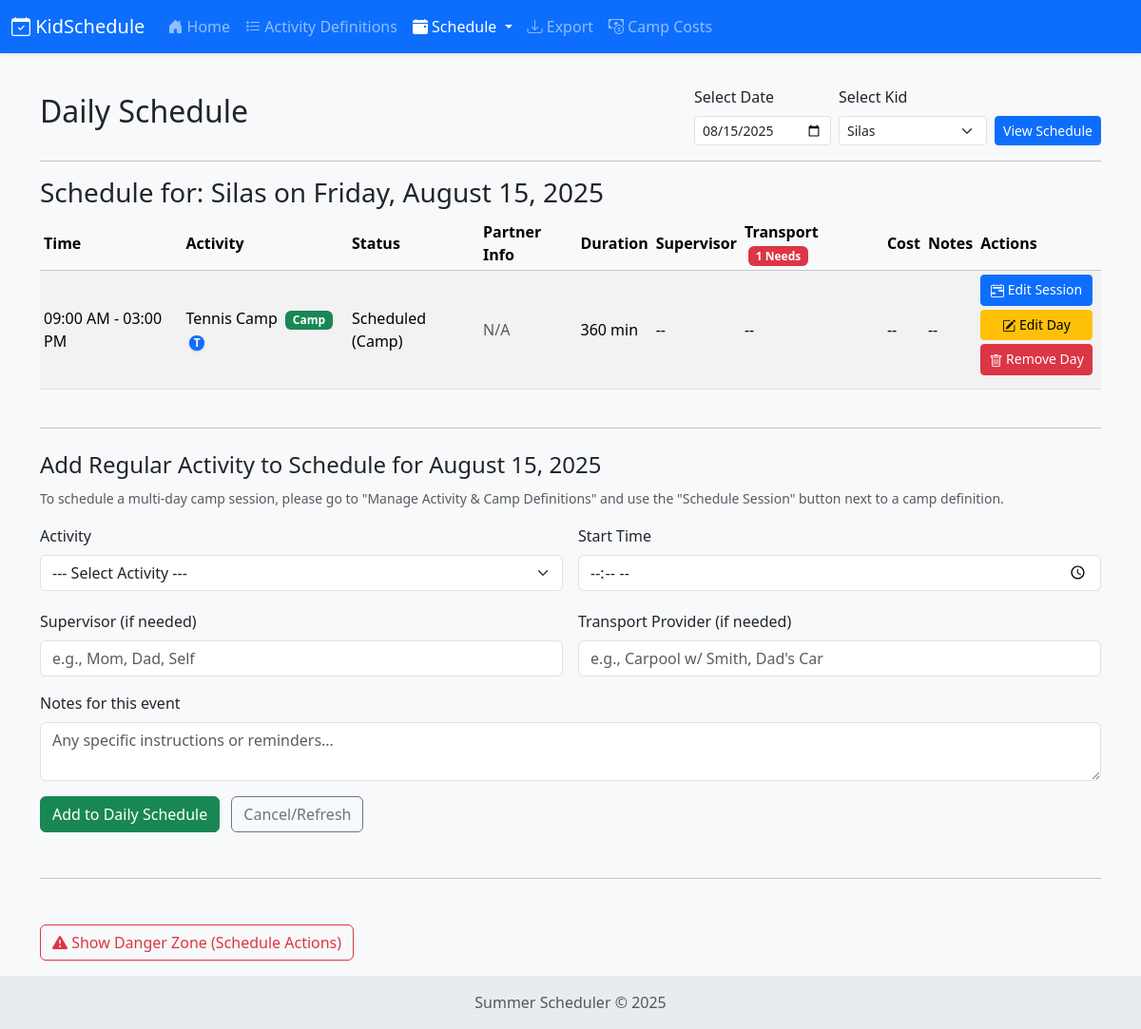
Page /schedule/?date=2025-08-15&kid_id=2 on the committed database.
### app/models.py (models this page shows, shortened)
class Kid(db.Model):
    id = db.Column(db.Integer, primary_key=True)
    name = db.Column(db.String(50), unique=True, nullable=False)
    age = db.Column(db.Integer, nullable=False)
    scheduled_events = db.relationship('ScheduledEvent', backref='kid', lazy='dynamic', cascade="all, delete-orphan")
    def events_needing_supervision_today(self, for_date):
        if not self.scheduled_events: # Should not happen if relationship is defined
            return 0
        count = 0
        for event in self.scheduled_events.filter_by(date=for_date).all():
            if event.activity_details and event.activity_details.requires_supervision and not event.supervisor_assigned:
                count += 1
        return count
    def events_needing_transport_today(self, for_date):
        if not self.scheduled_events:
            return 0
        count = 0
        for event in self.scheduled_events.filter_by(date=for_date).all():
            if event.activity_details and event.activity_details.requires_transportation and not event.transport_provider:
                count += 1
        return count

class Activity(db.Model):
    id = db.Column(db.Integer, primary_key=True)
    name = db.Column(db.String(100), nullable=False, unique=True)
    description = db.Column(db.Text, nullable=True)
    duration_minutes = db.Column(db.Integer, nullable=False, default=60) # Duration in minutes
    requires_supervision = db.Column(db.Boolean, default=False)
    requires_another_person = db.Column(db.Boolean, default=False)
    can_do_alone = db.Column(db.Boolean, default=True)
    requires_transportation = db.Column(db.Boolean, default=False)
    is_camp_activity = db.Column(db.Boolean, default=False, index=True)
    default_camp_cost = db.Column(db.Float, nullable=True)
    default_is_overnight = db.Column(db.Boolean, default=False)
    default_camp_start_time = db.Column(db.Time, nullable=True) # Optional: if camps have a typical start time
    default_camp_end_time = db.Column(db.Time, nullable=True)   # Optional: if camps have a typical end time for a day
    kids_assigned = db.relationship('Kid', secondary=activity_kid_association,
                                    lazy='subquery', # or 'dynamic'
                                    backref=db.backref('activities', lazy='dynamic'))
    scheduled_events = db.relationship('ScheduledEvent', backref='activity_details', lazy='dynamic', cascade="all, delete-orphan")

class ScheduledEvent(db.Model):
    id = db.Column(db.Integer, primary_key=True)
    kid_id = db.Column(db.Integer, db.ForeignKey('kid.id'), nullable=False)
    activity_id = db.Column(db.Integer, db.ForeignKey('activity.id'), nullable=False)
    date = db.Column(db.Date, nullable=False)
    start_time = db.Column(db.Time, nullable=False)
    end_time = db.Column(db.Time, nullable=False) # Calculated or set
    status = db.Column(db.String(50), default='Scheduled') # e.g., 'Scheduled', 'Confirmed', 'Pending Confirmation'
    supervisor_assigned = db.Column(db.String(100), nullable=True)
    transport_provider = db.Column(db.String(100), nullable=True)
    notes = db.Column(db.Text, nullable=True)
    linked_event_id = db.Column(db.Integer, db.ForeignKey('scheduled_event.id'), nullable=True)
    linked_event_pair = db.relationship("ScheduledEvent", remote_side=[id], uselist=False, post_update=True)
    is_camp = db.Column(db.Boolean, default=False, index=True)
    cost = db.Column(db.Float, nullable=True) # Store cost here
    is_overnight_camp = db.Column(db.Boolean, default=False)
    camp_session_identifier = db.Column(db.String(100), nullable=True, index=True)
    camp_session_end_date = db.Column(db.Date, nullable=True)

### app/routes/schedule_routes.py (the view)
@bp.route('/', methods=['GET', 'POST'])
def view_day_schedule():
    selection_form = SelectDateKidForm()
    schedule_form = ScheduleActivityForm()
    selected_kid = None
    selected_date_obj = selection_form.date.data
    scheduled_events = []
    if request.method == 'POST' and selection_form.submit_select.data and selection_form.validate_on_submit():
        selected_date_obj = selection_form.date.data
        kid_id = selection_form.kid_id.data
        if kid_id and kid_id != 0:
            selected_kid = Kid.query.get(kid_id)
            if selected_kid:
                schedule_form = ScheduleActivityForm(kid_id=selected_kid.id)
                scheduled_events = ScheduledEvent.query.filter_by(kid_id=selected_kid.id, date=selected_date_obj) \
                    .join(Activity).order_by(ScheduledEvent.start_time, Activity.name).all()
        else:
            flash("Please select a kid.", "error"); schedule_form = ScheduleActivityForm()
    elif request.method == 'GET':
        query_date_str = request.args.get('date'); query_kid_id_str = request.args.get('kid_id')
        if query_date_str and query_kid_id_str:
            try:
                selected_date_obj = datetime.strptime(query_date_str, '%Y-%m-%d').date(); kid_id_int = int(query_kid_id_str)
                selected_kid = Kid.query.get(kid_id_int)
                if selected_kid:
                    selection_form.date.data = selected_date_obj; selection_form.kid_id.data = kid_id_int
                    schedule_form = ScheduleActivityForm(kid_id=selected_kid.id)
                    scheduled_events = ScheduledEvent.query.filter_by(kid_id=selected_kid.id, date=selected_date_obj) \
                        .join(Activity).order_by(ScheduledEvent.start_time, Activity.name).all()
                else: flash("Kid not found.", "error"); selected_kid=None; selected_date_obj=None
            except ValueError: flash("Invalid URL params.", "error"); selected_kid=None; selected_date_obj=None
    return render_template('schedule/view_day.html', selection_form=selection_form, schedule_form=schedule_form,
                           selected_kid=selected_kid, selected_date=selected_date_obj,
                           scheduled_events=scheduled_events, TARGET_DAILY_MINUTES=TARGET_DAILY_MINUTES)

### app/forms.py
class SelectDateKidForm(FlaskForm):
    date = DateField('Select Date', validators=[DataRequired()], format='%Y-%m-%d', default=lambda: date.today())
    kid_id = SelectField('Select Kid', coerce=int, validators=[DataRequired()])
    submit_select = SubmitField('View Schedule')
    def __init__(self, *args, **kwargs):
        super(SelectDateKidForm, self).__init__(*args, **kwargs)
        self.kid_id.choices = [(0, "--- Select a Kid ---")] + [(k.id, k.name) for k in Kid.query.order_by(Kid.name).all()]

### app/templates/schedule/view_day.html (shortened to what this page needs)
{% extends "layout.html" %}
{% block content %}
<div class="d-flex justify-content-between align-items-center mb-3">
    <h2>Daily Schedule</h2>
    <form method="POST" action="{{ url_for('schedule.view_day_schedule') }}" class="d-flex align-items-end gap-2">
        <div class="flex-grow-1">
            {{ selection_form.date.label(class="form-label") }}
            {{ selection_form.date(class="form-control form-control-sm") }}
        </div>
        <div class="flex-grow-1">
            {{ selection_form.kid_id.label(class="form-label") }}
            {{ selection_form.kid_id(class="form-select form-select-sm") }}
        </div>
        <div>
            {{ selection_form.submit_select(class="btn btn-primary btn-sm") }}
        </div>
    </form>
</div>
<hr>
{% if selected_kid and selected_date %}
<h3>Schedule for: {{ selected_kid.name }} on {{ selected_date.strftime('%A, %B %d, %Y') }}</h3>
{% if scheduled_events %}
<div class="table-responsive">
    <table class="table table-striped table-hover table-sm">
        <thead class="table-light">
        <tr>
            <th>Time</th>
            <th>Activity</th>
            <th>Status</th>
            <th>Partner Info</th>
            <th>Duration</th>
            <th>Supervisor
            </th>
            <th>Transport
                {% if selected_kid and selected_kid.events_needing_transport_today(selected_date) > 0 %}
                <span class="badge bg-danger ms-1">{{ selected_kid.events_needing_transport_today(selected_date) }} Needs</span>
                {% endif %}
            </th>
            <th>Cost</th>
            <th>Notes</th>
            <th>Actions</th>
        </tr>
        </thead>
        <tbody>
        {% for event in scheduled_events %}
        <tr>
            <td>{{ event.start_time.strftime('%I:%M %p') }} - {{ event.end_time.strftime('%I:%M %p') }}</td>
            <td>
                {{ event.activity_details.name }}
                {% if event.is_camp %}<span class="badge bg-success ms-1">Camp</span>{% endif %}
                {% if event.activity_details.requires_transportation %}
                <span class="transport-indicator ms-1" title="Requires Transportation">T</span>
                {% endif %}
            </td>
            <td>
                {{ event.status }}
            </td>
            <td>
                {% if event.linked_event_pair %}
                With: {{ event.linked_event_pair.kid.name }}
                ({{ event.linked_event_pair.status }})
                {% elif event.activity_details.requires_another_person and not event.activity_details.can_do_alone and not event.linked_event_id %}
                Needs Partner
                {% else %}
                <span class="text-muted">N/A</span>
                {% endif %}
            </td>
            <td>{{ event.activity_details.duration_minutes }} min</td>
            <td>{{ event.supervisor_assigned or '--' }}</td>
            <td>
                {{ event.transport_provider or '--' }}
            </td>
            <td>
                {% if event.is_camp and event.cost and event.cost > 0 %}
                ${{ "%.2f"|format(event.cost) }}
                {% if event.camp_session_identifier %}
                <small class="text-muted d-block">(Session)</small>
                {% endif %}
                {% else %}
                --
                {% endif %}
            </td>
            <td>{{ event.notes or '--' }}</td>
            <td class="actions">
                {% if event.is_camp and event.camp_session_identifier %}
                <a href="{{ url_for('schedule.edit_camp_session', kid_id=event.kid_id, camp_session_id=event.camp_session_identifier) }}"
                   class="btn btn-primary btn-sm mb-1 d-block" title="Edit Entire Camp Session">
                    <i class="bi bi-calendar2-range"></i> Edit Session
                </a>
                {% endif %}
                <a href="{{ url_for('schedule.edit_scheduled_event_details', event_id=event.id) }}" class="btn btn-warning btn-sm mb-1 d-block" title="Edit This Day's Details"><i class="bi bi-pencil-square"></i> Edit Day</a>
                <form action="{{ url_for('schedule.delete_scheduled_event', event_id=event.id) }}" method="POST" class="d-block" onsubmit="return confirm('Remove this specific day from schedule?');">
                    <button type="submit" class="btn btn-danger btn-sm w-100" title="Remove This Day"><i class="bi bi-trash"></i> Remove Day</button>
                </form>
            </td>
        </tr>
        {% endfor %}
        </tbody>
    </table>
</div>
{% else %}
<div class="alert alert-info mt-3">No activities scheduled for {{ selected_kid.name }} on this day.</div>
{% endif %}
<hr class="my-4">
<h4>Add Regular Activity to Schedule for {{ selected_date.strftime('%B %d, %Y') }}</h4>
<p><small class="text-muted">To schedule a multi-day camp session, please go to "Manage Activity & Camp Definitions" and use the "Schedule Session" button next to a camp definition.</small></p>
<form method="POST" action="{{ url_for('schedule.add_event_to_day', kid_id=selected_kid.id, schedule_date_str=selected_date.strftime('%Y-%m-%d')) }}" class="mt-3">
    <div class="row g-3">
        <div class="col-md-6">
            {{ schedule_form.activity_id.label(class="form-label") }}
            {{ schedule_form.activity_id(class="form-select" + (" is-invalid" if schedule_form.activity_id.errors else "")) }}
        </div>
        <div class="col-md-6">
            {{ schedule_form.start_time.label(class="form-label") }}
            {{ schedule_form.start_time(class="form-control" + (" is-invalid" if schedule_form.start_time.errors else "")) }}
        </div>
    </div>
    <div class="row g-3 mt-1">
        <div class="col-md-6">
            {{ schedule_form.supervisor_assigned.label(class="form-label") }}
            {{ schedule_form.supervisor_assigned(class="form-control" + (" is-invalid" if schedule_form.supervisor_assigned.errors else ""), placeholder="e.g., Mom, Dad, Self") }}
        </div>
        <div class="col-md-6">
            {{ schedule_form.transport_provider.label(class="form-label") }}
            {{ schedule_form.transport_provider(class="form-control" + (" is-invalid" if schedule_form.transport_provider.errors else ""), placeholder="e.g., Carpool w/ Smith, Dad's Car") }}
        </div>
    </div>
    <div class="mt-3">
        {{ schedule_form.notes.label(class="form-label") }}
        {{ schedule_form.notes(class="form-control" + (" is-invalid" if schedule_form.notes.errors else ""), rows="2", placeholder="Any specific instructions or reminders...") }}
    </div>
    <div class="mt-3">
        {{ schedule_form.submit_schedule(class="btn btn-success") }}
        <a href="{{ url_for('schedule.view_day_schedule', date=selected_date.strftime('%Y-%m-%d'), kid_id=selected_kid.id) }}" class="btn btn-outline-secondary ms-2">Cancel/Refresh</a>
    </div>
</form>
{% elif request.method == 'POST' and not selection_form.kid_id.data %}
<div class="alert alert-warning mt-3">Please select a kid to view or manage their schedule.</div>
{% else %}
<div class="alert alert-info mt-3">Select a date and a kid above to view or manage their schedule.</div>
{% endif %}
<hr class="my-5">
<div class="mb-3">
    <button class="btn btn-outline-danger" type="button" data-bs-toggle="collapse" data-bs-target="#collapseDangerZoneSchedule" aria-expanded="false" aria-controls="collapseDangerZoneSchedule">
        <i class="bi bi-exclamation-triangle-fill"></i> Show Danger Zone (Schedule Actions)
    </button>
</div>
{% endblock %}

### app/templates/layout.html (style rules this page uses)
body { padding-top: 70px; background-color: #f8f9fa; min-height: 100vh; display: flex; flex-direction: column; }
.table th, .table td { vertical-align: middle; }
.actions form, .actions a, .actions button { margin-right: 5px; margin-bottom: 5px; }
.btn-sm i { vertical-align: -0.125em; }
.supervision-indicator, .transport-indicator { display: inline-block; width: 1.3em; height: 1.3em; line-height: 1.3em; text-align: center; border-radius: 50%; color: white; font-weight: bold; font-size: 0.75em; margin-left: 3px; vertical-align: middle; box-shadow: 0 1px 2px rgba(0,0,0,0.2); }
.transport-indicator { background-color: #0d6efd; }

### rows in the picture
Kid: name "Silas"
Activity: events_needing_transport_today "1"
ScheduledEvent: start_time "09:00 AM", end_time "03:00 PM", activity_details.name "Tennis Camp", is_camp "Camp", status "Scheduled (Camp)", activity_details.duration_minutes "360", supervisor_assigned "--", transport_provider "--", notes "--"

### other values in the picture
{{ selection_form.date.label(class="form-label") }} "Select Date"
{{ selection_form.kid_id.label(class="form-label") }} "Select Kid"
{{ selected_date.strftime('%A, %B %d, %Y') }} "Friday, August 15, 2025"
{{ selected_date.strftime('%B %d, %Y') }} "August 15, 2025"
{{ schedule_form.activity_id.label(class="form-label") }} "Activity"
{{ schedule_form.start_time.label(class="form-label") }} "Start Time"
{{ schedule_form.supervisor_assigned.label(class="form-label") }} "Supervisor (if needed)"
{{ schedule_form.transport_provider.label(class="form-label") }} "Transport Provider (if needed)"
{{ schedule_form.notes.label(class="form-label") }} "Notes for this event"
